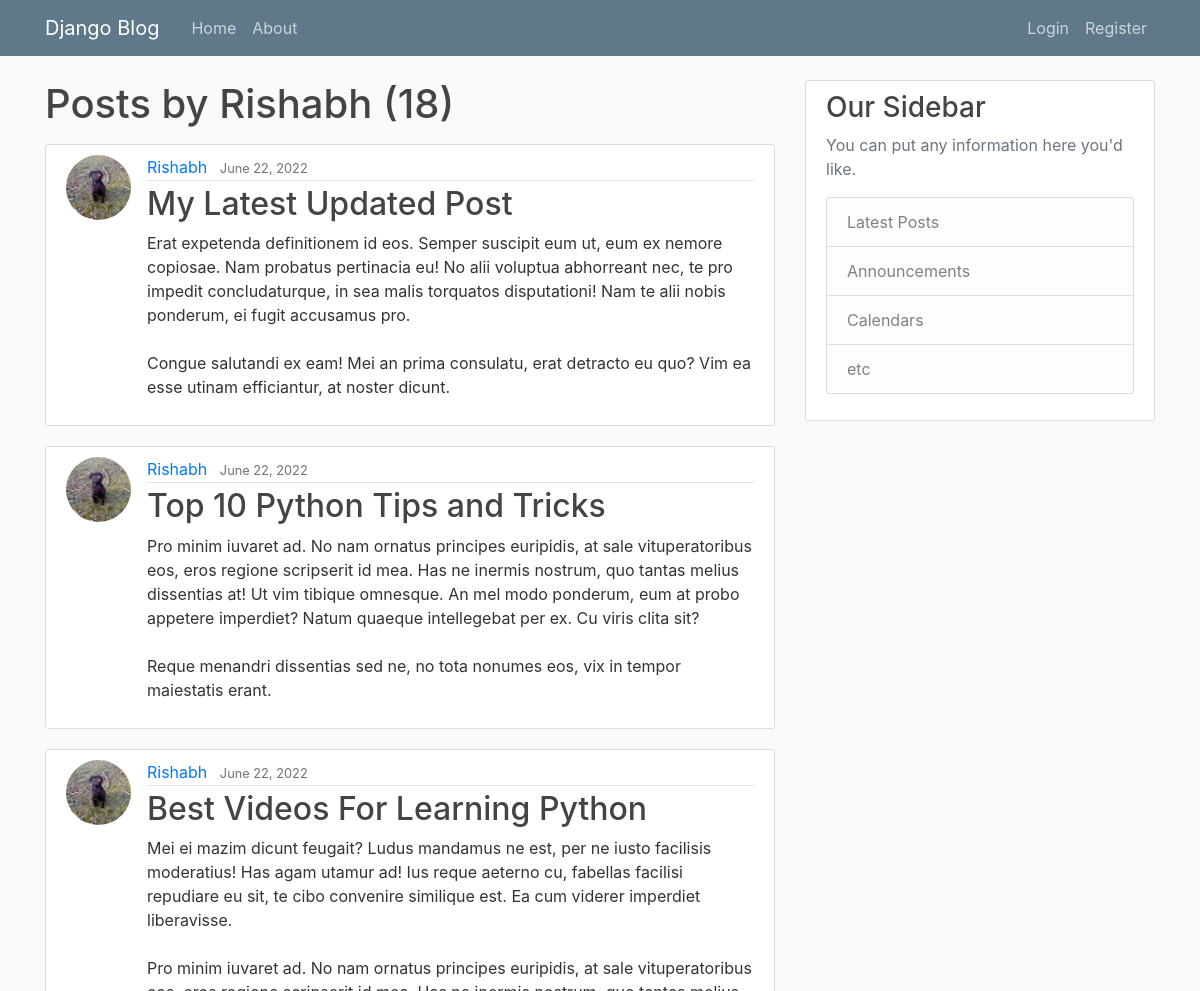
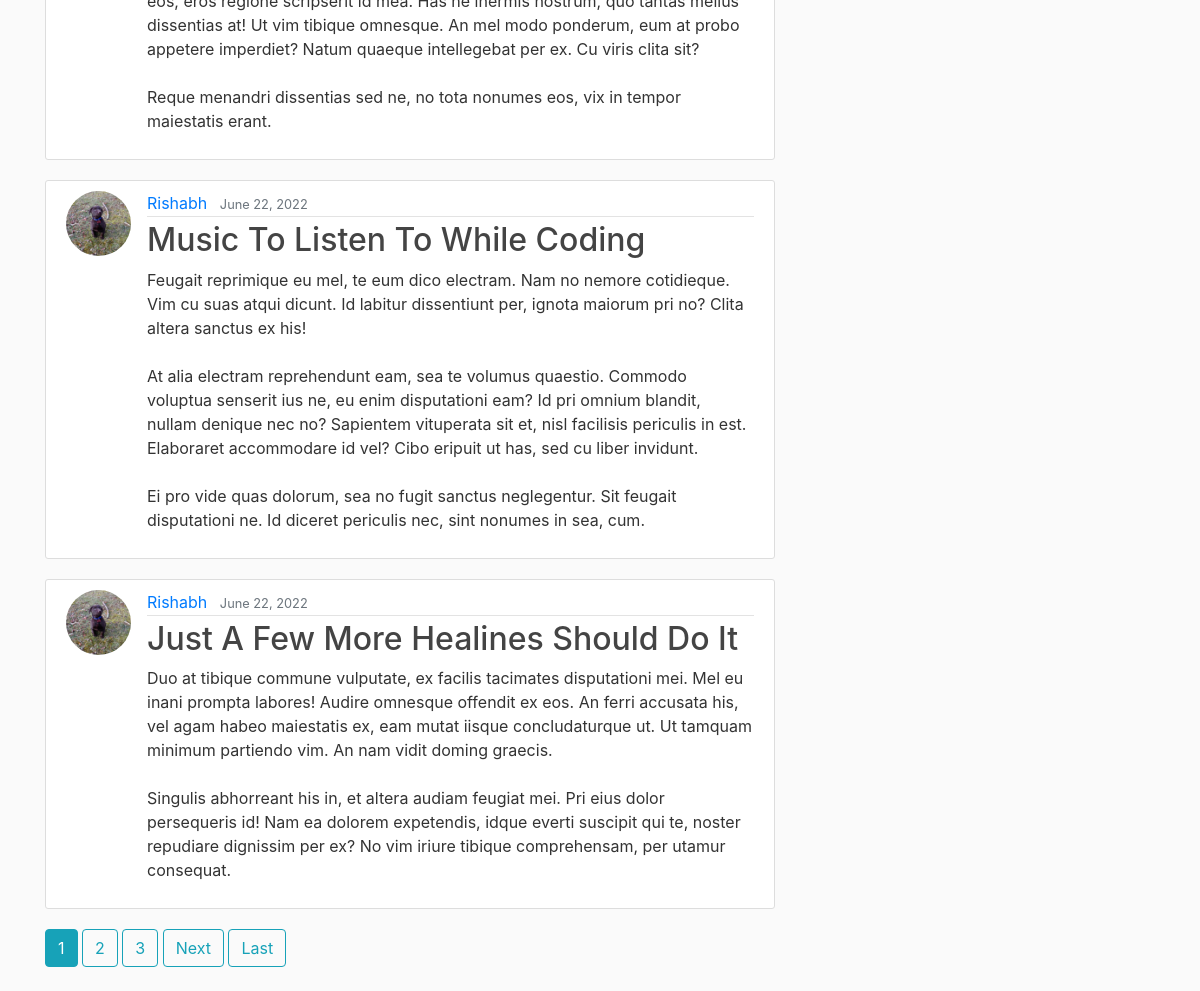
The app's page /user/Rishabh, older data (2 pictures, top to bottom).
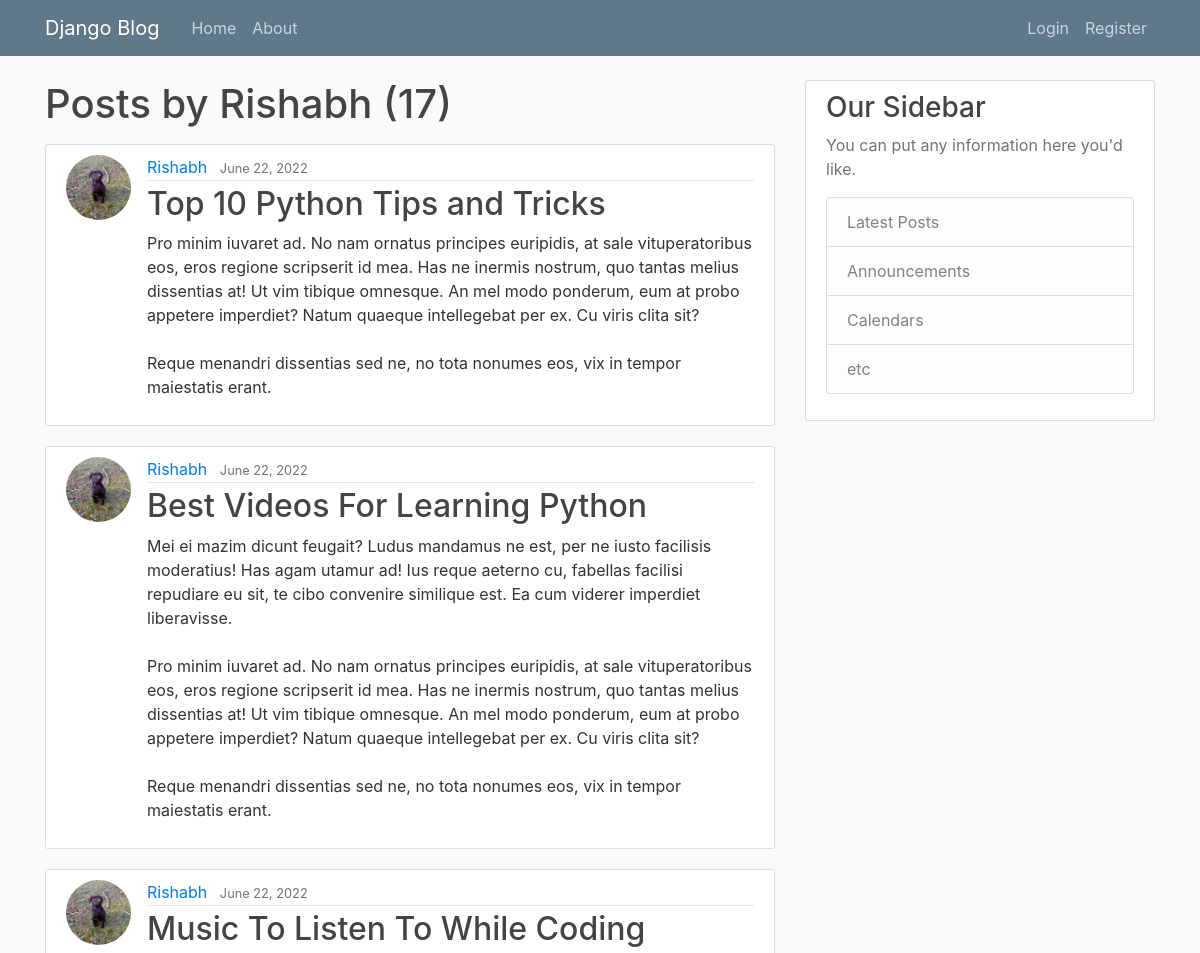
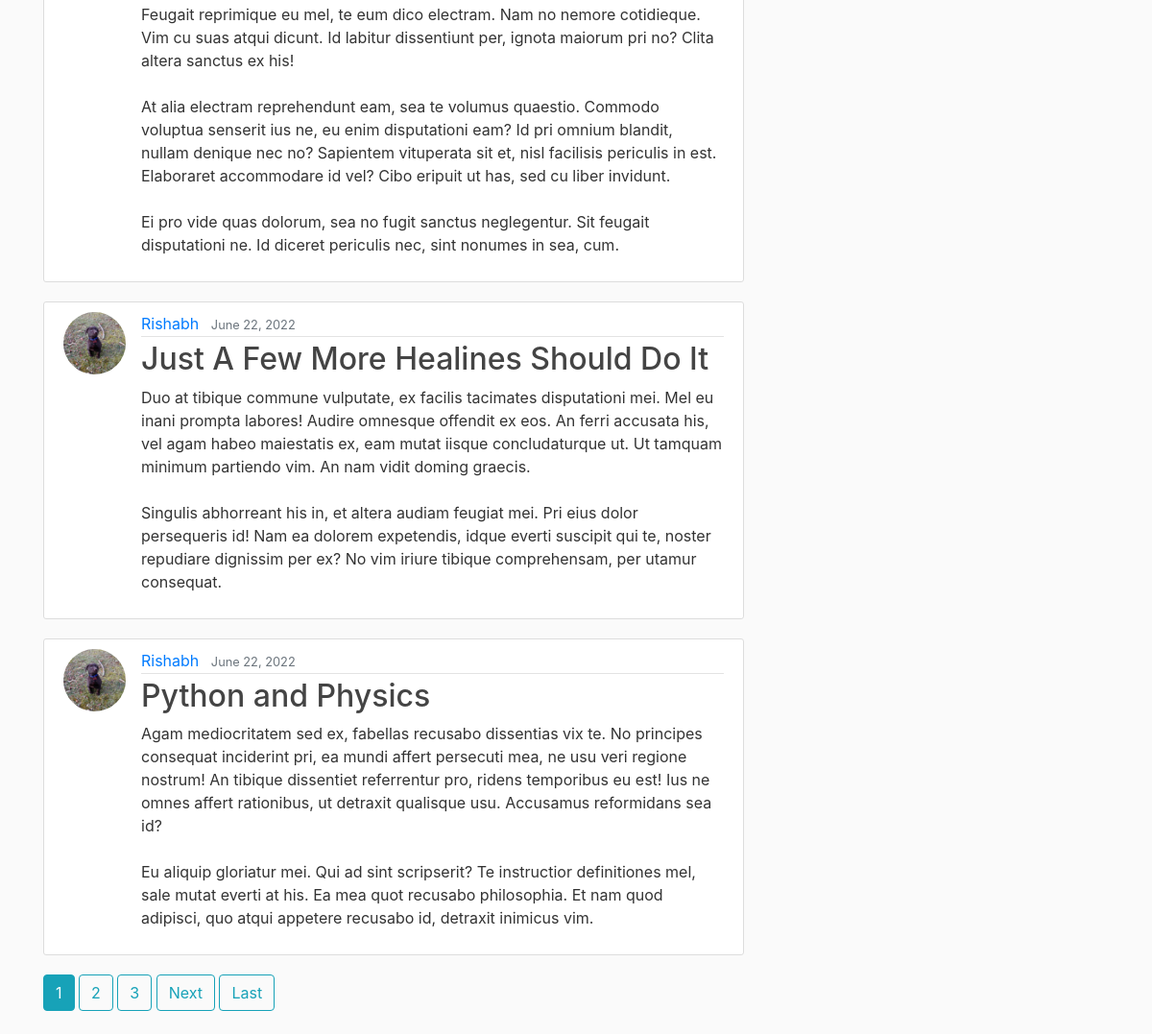
The same page, newer data (2 pictures, top to bottom).
### blog/models.py (models this page shows, shortened)
class Post(models.Model):
    title = models.CharField(max_length=100)
    content = models.TextField()
    date_posted = models.DateTimeField(default=timezone.now)
    author = models.ForeignKey(User, on_delete=models.CASCADE)

### users/models.py (models this page shows, shortened)
class Profile(models.Model):
    user = models.OneToOneField(User, on_delete=models.CASCADE)
    image = models.ImageField(default='default.jpg', upload_to='profile_pics')

### blog/views.py (the view)
# urls.py: path('user/<str:username>', UserPostListView.as_view(), name='user-posts'),
class UserPostListView(ListView):
    model = Post
    template_name = 'blog/user_posts.html'  # <app>/<model>_<viewtype>.html
    context_object_name = 'posts'
    paginate_by = 5
    def get_queryset(self):
        user = get_object_or_404(User, username=self.kwargs.get('username'))
        return Post.objects.filter(author=user).order_by('-date_posted')

### blog/templates/blog/user_posts.html (shortened to what this page needs)
{% extends "blog/base.html" %}
{% block content %}
    <h1 class="mb-3">Posts by {{ view.kwargs.username }} ({{ page_obj.paginator.count }})</h1>
    {% for post in posts %}
        <article class="media content-section">
          <img class="rounded-circle article-img" src="{{ post.author.profile.image.url }}">
          <div class="media-body">
            <div class="article-metadata">
              <a class="mr-2" href="{% url 'user-posts' post.author.username %}">{{ post.author }}</a>
              <small class="text-muted">{{ post.date_posted|date:"F d, Y" }}</small>
            </div>
            <h2><a class="article-title" href="{% url 'post-detail' post.id %}">{{ post.title }}</a></h2>
            <p class="article-content">{{ post.content }}</p>
          </div>
        </article>
    {% endfor %}
    {% if is_paginated %}
      {% for num in page_obj.paginator.page_range %}
        {% if page_obj.number == num %}
          <a class="btn btn-info mb-4" href="?page={{ num }}">{{ num }}</a>
        {% elif num > page_obj.number|add:'-3' and num < page_obj.number|add:'3' %}
          <a class="btn btn-outline-info mb-4" href="?page={{ num }}">{{ num }}</a>
        {% endif %}
      {% endfor %}
      {% if page_obj.has_next %}
        <a class="btn btn-outline-info mb-4" href="?page={{ page_obj.next_page_number }}">Next</a>
        <a class="btn btn-outline-info mb-4" href="?page={{ page_obj.paginator.num_pages }}">Last</a>
      {% endif %}
    {% endif %}
{% endblock content %}

Row changes from the older to the newer data that the page shows:
removed Post: author.profile.image (picture), author "Rishabh", date_posted "June 22, 2022", title "My Latest Updated Post", content "Erat expetenda definitionem id eos. Semper suscipit eum ut, eum ex nemore copiosae. Nam probatus pertinacia eu! No alii voluptua abhorreant nec, te pro impedit concludaturque, in sea malis torquatos disputationi! Nam te alii nobis ponderum, ei fugit accusamus pro. Congue salutandi ex eam! Mei an prima consulatu, erat detracto eu quo? Vim ea esse utinam efficiantur, at noster dicunt."
now on this page (row unchanged): Post: author.profile.image (picture), author "Rishabh", date_posted "June 22, 2022", title "Python and Physics", content "Agam mediocritatem sed ex, fabellas recusabo dissentias vix te. No principes consequat inciderint pri, ea mundi affert persecuti mea, ne usu veri regione nostrum! An tibique dissentiet referrentur pro, ridens temporibus eu est! Ius ne omnes affert rationibus, ut detraxit qualisque usu. Accusamus reformidans sea id? Eu aliquip gloriatur mei. Qui ad sint scripserit? Te instructior definitiones mel, sale mutat everti at his. Ea mea quot recusabo philosophia. Et nam quod adipisci, quo atqui appetere recusabo id, detraxit inimicus vim."
Text that changed along with them:
{{ page_obj.paginator.count }}: "18" → "17"
